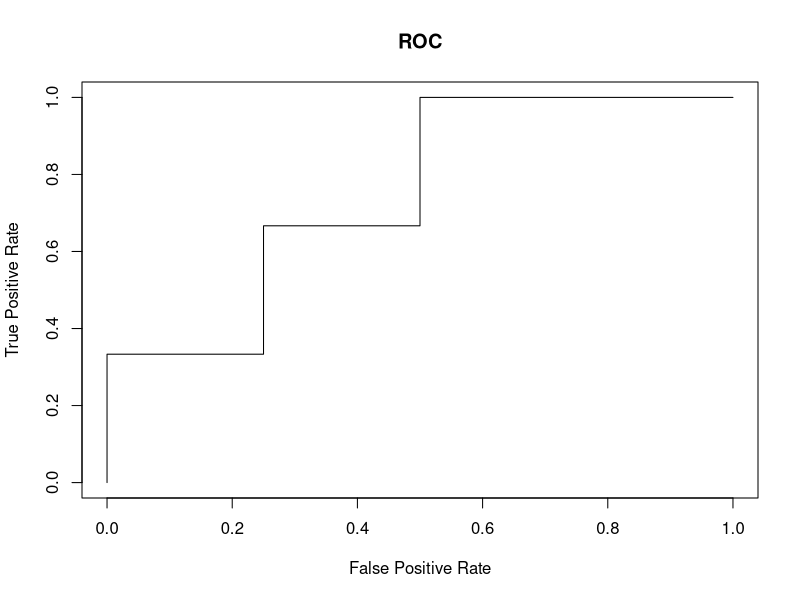

Generate this figure with R:
conf <- c(.1,.2,.3,.4,.45,.55,.7,.8,.85,.95)
thres <- c(0,conf,1)
true <- c(0,0,1,1,0,1,1,0,1,1)
tp <- c()
fp <- c()

for (H in thres){
  pred <- as.numeric(conf >= H)
  true.pos <- sum(pred==true & pred==1) / sum(true==1)
  fals.pos <- sum(pred!=true & pred==1) / sum(true==0)
  tp <- c(tp,true.pos)
  fp <- c(fp,fals.pos)
}
plot(fp,tp,type='l',ylim=c(0,1),main='ROC',xlab='False Positive Rate',ylab='True Positive Rate')
